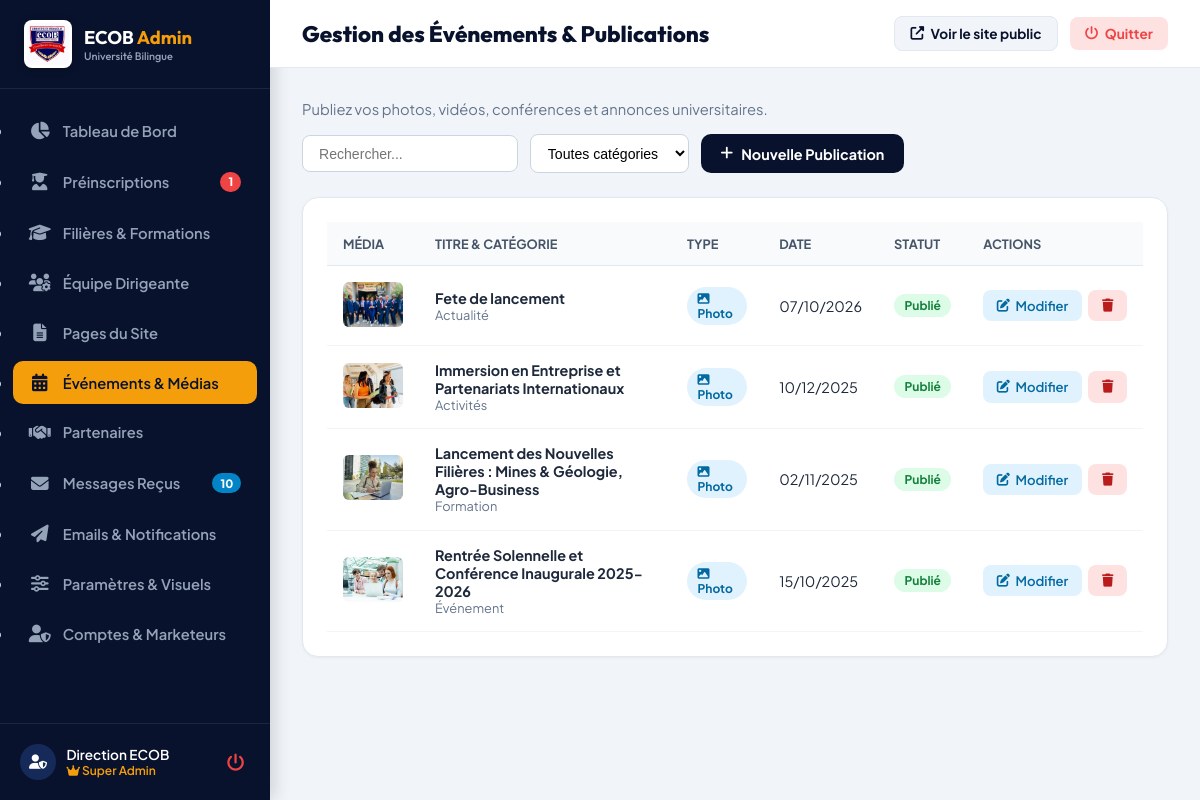
Page /admin/evenements.php (signed in) on the committed database.
### tables this page shows
CREATE TABLE `evenements` (
  `id` int NOT NULL AUTO_INCREMENT,
  `titre` varchar(255) NOT NULL,
  `slug` varchar(255) DEFAULT NULL,
  `categorie` varchar(50) DEFAULT 'Actualité',
  `description` text NOT NULL,
  `contenu` longtext,
  `type_media` enum('image','video','none') DEFAULT 'image',
  `media_url` varchar(255) DEFAULT NULL,
  `video_embed` varchar(500) DEFAULT NULL,
  `date_evenement` date DEFAULT NULL,
  `statut` enum('publie','brouillon') DEFAULT 'publie',
  `vues` int DEFAULT '0',
  `created_at` timestamp NULL DEFAULT CURRENT_TIMESTAMP,
  PRIMARY KEY (`id`)
);

### config/helpers.php (called while the page is built, shortened)
<?php
function e($value): string {
    return htmlspecialchars((string)$value, ENT_QUOTES, 'UTF-8');
}
function asset_url(?string $path, string $fallback = '', string $prefix = ''): string {
    $path = trim((string)$path);
    $abs = __DIR__ . '/../' . $path;
    $version = is_file($abs) ? filemtime($abs) : time();
    return e($prefix . $path) . '?v=' . $version;
}

### admin/evenements.php (the view, shortened to what this page needs)
<?php
require_once __DIR__ . '/layout-header.php';
$db = get_db();
$events = $db->query("SELECT * FROM evenements ORDER BY id DESC")->fetchAll();
?>
<div style="display:flex; justify-content:space-between; align-items:center; flex-wrap:wrap; gap:1rem; margin-bottom:1.5rem;">
    <div>
        <p style="color:#64748b; font-size:0.92rem;">Publiez vos photos, vidéos, conférences et annonces universitaires.</p>
    </div>
    <div style="display:flex; gap:0.75rem; align-items:center; flex-wrap:wrap;">
        <input type="text" id="adminEventSearch" placeholder="Rechercher..." style="padding:0.6rem 1rem; border:1px solid #cbd5e1; border-radius:8px; font-size:0.88rem; outline:none;">
        <select id="adminCatFilter" style="padding:0.6rem 0.8rem; border:1px solid #cbd5e1; border-radius:8px; font-size:0.88rem; background:#fff; outline:none;">
            <option value="all">Toutes catégories</option>
        </select>
        <a href="evenement-form.php" class="btn-add">
            <i class="fas fa-plus"></i> Nouvelle Publication
        </a>
    </div>
</div>
<div class="table-card" style="margin-top:0;">
    <table>
        <thead>
            <tr>
                <th>Média</th>
                <th>Titre & Catégorie</th>
                <th>Type</th>
                <th>Date</th>
                <th>Statut</th>
                <th>Actions</th>
            </tr>
        </thead>
        <tbody>
            <?php if (!empty($events)): ?>
                <?php foreach ($events as $ev): ?>
                    <tr class="event-row" data-title="<?= htmlspecialchars(mb_strtolower($ev['titre'])) ?>" data-cat="<?= htmlspecialchars($ev['categorie']) ?>">
                        <td style="width:70px;">
                            <img src="<?= asset_url($ev['media_url'], 'assets/images/img2.jpg', '../') ?>" alt="" style="width:60px; height:45px; object-fit:cover; border-radius:6px;">
                        </td>
                        <td>
                            <strong><?= htmlspecialchars($ev['titre']) ?></strong>
                            <div style="font-size:0.8rem; color:#64748b;"><?= htmlspecialchars($ev['categorie']) ?></div>
                        </td>
                        <td>
                            <?php if ($ev['type_media'] === 'video'): ?>
                                <span class="badge" style="background:#fee2e2; color:#b91c1c;"><i class="fas fa-video"></i> Vidéo</span>
                            <?php else: ?>
                                <span class="badge" style="background:#e0f2fe; color:#0369a1;"><i class="fas fa-image"></i> Photo</span>
                            <?php endif; ?>
                        </td>
                        <td>
                            <?= date('d/m/Y', strtotime($ev['date_evenement'] ?? $ev['created_at'])) ?>
                        </td>
                        <td>
                            <?php if ($ev['statut'] === 'publie'): ?>
                                <span class="badge badge-success">Publié</span>
                            <?php else: ?>
                                <span class="badge badge-pending">Brouillon</span>
                            <?php endif; ?>
                        </td>
                        <td>
                            <div style="display:flex; gap:0.4rem;">
                                <a href="evenement-form.php?id=<?= $ev['id'] ?>" class="btn-action btn-edit">
                                    <i class="fas fa-edit"></i> Modifier
                                </a>
                                <a href="evenements.php?del=<?= $ev['id'] ?>" class="btn-action btn-del" onclick="return confirm('Confirmer la suppression de cette publication ?');">
                                    <i class="fas fa-trash"></i>
                                </a>
                            </div>
                        </td>
                    </tr>
                <?php endforeach; ?>
            <?php endif; ?>
        </tbody>
    </table>
</div>
<?php require_once __DIR__ . '/layout-footer.php'; ?>

### admin/layout-header.php (style rules this page uses)
* { box-sizing: border-box; margin: 0; padding: 0; }
body { font-family: 'Plus Jakarta Sans', sans-serif; background: #f1f5f9; color: #0f172a; display: flex; min-height: 100vh; }
.table-card { background: #fff; border-radius: 16px; padding: 1.5rem; box-shadow: 0 1px 3px rgba(0,0,0,0.05); border: 1px solid #e2e8f0; margin-top: 1.5rem; overflow-x: auto; }
table { width: 100%; border-collapse: collapse; text-align: left; font-size: 0.9rem; }
th { background: #f8fafc; color: #475569; padding: 0.85rem 1rem; font-weight: 700; font-size: 0.8rem; text-transform: uppercase; border-bottom: 1.5px solid #e2e8f0; white-space: nowrap; }
td { padding: 0.95rem 1rem; border-bottom: 1px solid #f1f5f9; color: #1e293b; vertical-align: middle; }
.badge { display: inline-block; padding: 0.25rem 0.65rem; border-radius: 9999px; font-size: 0.75rem; font-weight: 700; }
.badge-success { background: #dcfce7; color: #15803d; }
.btn-action { display: inline-flex; align-items: center; gap: 0.35rem; padding: 0.45rem 0.85rem; border-radius: 8px; font-size: 0.82rem; font-weight: 600; text-decoration: none; border: none; cursor: pointer; transition: all 0.2s; }
.btn-edit { background: #e0f2fe; color: #0369a1; }
.btn-del { background: #fee2e2; color: #b91c1c; }
.btn-add { background: #09122c; color: #fff; padding: 0.65rem 1.25rem; border-radius: 10px; text-decoration: none; font-weight: 700; font-size: 0.9rem; display: inline-flex; align-items: center; gap: 0.5rem; transition: background 0.2s; }

### rows in the picture
evenements: media_url (picture), titre "Fete de lancement", categorie "Actualité", type_media "Photo", date_evenement "07/10/2026", statut "Publié"
evenements: media_url (picture), titre "Immersion en Entreprise et Partenariats Internationaux", categorie "Activités", type_media "Photo", date_evenement "10/12/2025", statut "Publié"
evenements: media_url (picture), titre "Lancement des Nouvelles Filières : Mines & Géologie, Agro-Business", categorie "Formation", type_media "Photo", date_evenement "02/11/2025", statut "Publié"
evenements: media_url (picture), titre "Rentrée Solennelle et Conférence Inaugurale 2025-2026", categorie "Événement", type_media "Photo", date_evenement "15/10/2025", statut "Publié"

### other values in the picture
$cntPendingAdmis "1"
$cntContacts "10"
$adminNom "Direction ECOB"
$pageTitle "Gestion des Événements & Publications"
